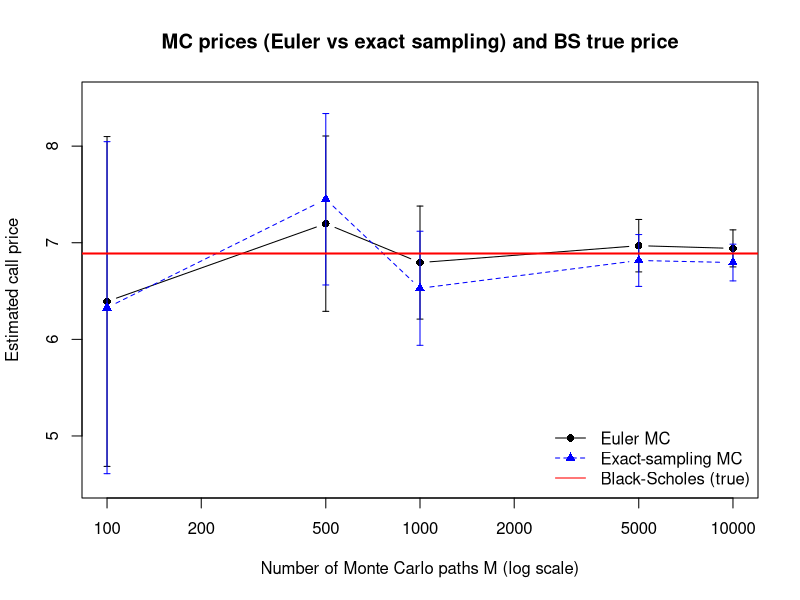

Here is the R script that generated this plot:
#-------------------------- MFI 8302 - Assignment 2 ----------------------------------#

#---------------------- Flemy Kabalisa - 121580 ---------------------------#


#--------------------------------------------#

#------- Question 1 - Monte Carlo pricing of a European call ----------#

#--------------------------------------------#


#-----------------#

#--- Part a ----#

#-----------------#


#We set up our parameters

s0 <- 100
strike1 <- 100
r <- 0.05
sigma <- 0.2
T1 <- 0.5

#we discretise our parameters

Nsteps <- 252
Ms <- c(100,500,1000,5000,10000)

set.seed(12345)

#we set up the Black Scholes formula for comparison

bs_call <- function(s0, strike1, r, sigma, T1) {
  if (T1<= 0) return(max(s0-strike1, 0))
  d1 <- (log(s0/strike1) + (r + 0.5 *sigma^2) *T1) / (sigma* sqrt(T1))
  d2 <- d1 - sigma * sqrt(T1)
  price <- s0 * pnorm(d1) - strike1 * exp(-r * T1) * pnorm(d2)
  return(price)
}

#Euler simulation for S_T

simulate_ST_euler <- function(M, Nsteps, s0, r, sigma, T1) {
  dt <- T1/Nsteps
  S <- rep(s0,M)
  #we only need S_T, not full paths
  for (k in seq_len(Nsteps)){
    Z <- rnorm(M)
    S <- S + r * S * dt + sigma * S * sqrt(dt) * Z
  }
  return(S)
}

#Exact sampling from closed-form GBM

simulate_ST_exact <- function(M, s0, r, sigma, T1){
  Z <- rnorm(M)
  ST <- s0 * exp((r - 0.5 * sigma^2) * T1 + sigma * sqrt(T1) * Z)
  return(ST)
}

#Monte Carlo estimator for discounted payoffs

mc_price_from_ST <- function(ST, strike1, r, T1){
  payoff <- pmax(ST - strike1, 0)
  price <- exp(-r * T1) * mean(payoff)
  se <- exp(-r * T1) * sd(payoff) / sqrt(length(payoff))
  ci95 <- price + c(-1.96, 1.96) * se
  return(list(price = price, se = se, ci95 = ci95))
}

#--- Run simulations for the different M values 

res_euler <- data.frame(M = Ms, price = NA, se = NA, l95 = NA, u95 = NA)
res_exact <- data.frame(M = Ms, price = NA, se = NA, l95 = NA, u95 = NA)

for (i in seq_along(Ms)){
  M <- Ms[i]
  
  #Euler discretisation
  ST_e <- simulate_ST_euler(M, Nsteps, s0, r, sigma, T1)
  out_e <- mc_price_from_ST(ST_e, strike1, r, T1)
  res_euler[i, c("price", "se", "l95", "u95")] <- c(out_e$price, out_e$se, out_e$ci95)
  
  #Exact sampling
  ST_x <- simulate_ST_exact(M, s0, r, sigma, T1)
  out_x <- mc_price_from_ST(ST_x, strike1, r, T1)
  res_exact[i, c("price", "se", "l95", "u95")] <- c(out_x$price, out_x$se, out_x$ci95)
}

#True Black-Scholes price for comparison

bs_true <- bs_call(s0, strike1, r, sigma, T1)

#Summary Tables
cat("\nBlack Scholes (true) call price:", round(bs_true, 6), "\n\n")

cat("Euler discretisation results:\n")
print(res_euler)

cat("\nExact-sampling results:\n")
print(res_exact)


#--- Now we creat a plot to compare the convergence ---#

ylim_low <- min(res_euler$l95, res_exact$l95, bs_true) *0.98
ylim_up <- max(res_euler$u95, res_exact$u95, bs_true) *1.02

plot(Ms, res_euler$price, type = 'b', pch= 16, lty=1, log='x',
     xlab = "Number of Monte Carlo paths M (log scale)", ylab = "Estimated call price",
     ylim = c(ylim_low, ylim_up), main = "MC prices (Euler vs exact sampling) and BS true price")
arrows(Ms, res_euler$l95, Ms, res_euler$u95, angle = 90, code=3, length = 0.03)

points(Ms, res_exact$price, type = 'b', pch = 17, lty = 2, col="blue")
arrows(Ms, res_exact$l95, Ms, res_exact$u95, angle = 90, code = 3, length = 0.03, col = "blue")

abline(h = bs_true, col= "red", lwd = 2) #Our analytic BS price
legend("bottomright", legend = c("Euler MC", "Exact-sampling MC", "Black-Scholes (true)"),
       pch= c(16,17,NA), lty = c(1,2,1), col = c("black", "blue", "red"), bty="n")
